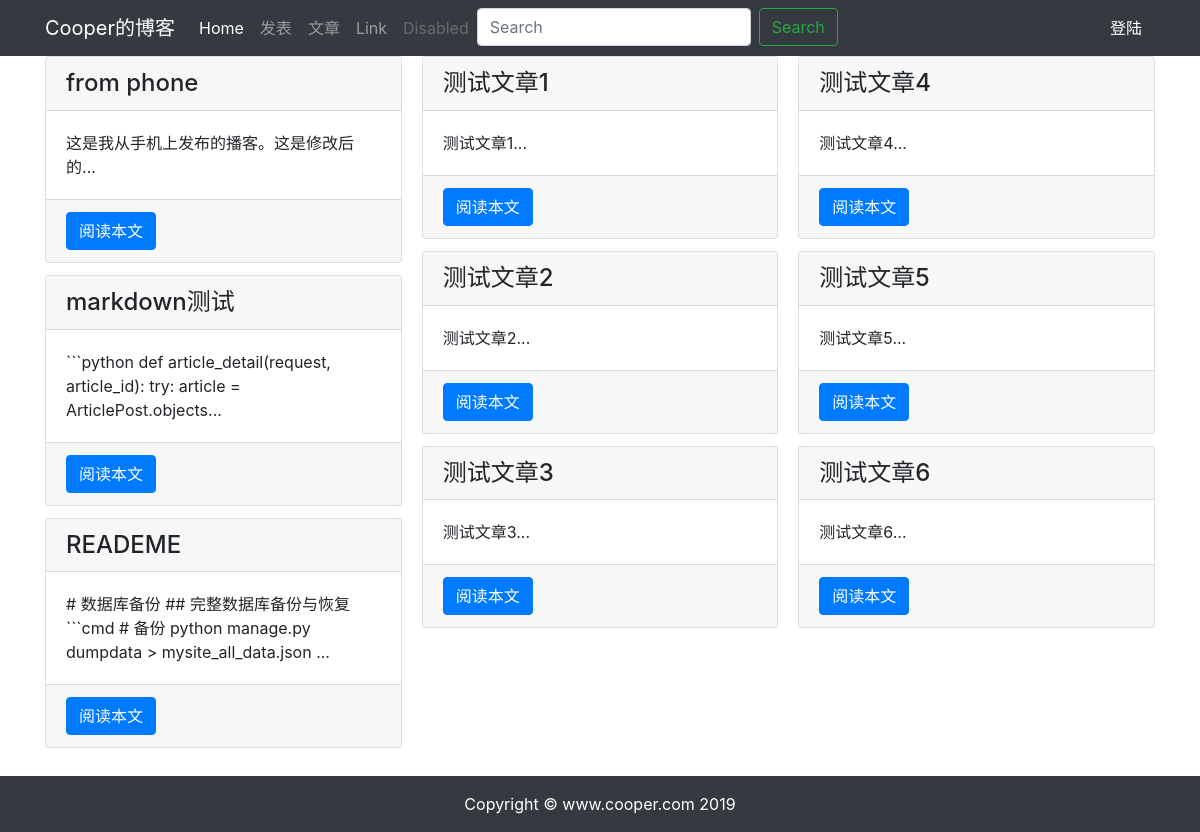
The app's page /article/, older data.
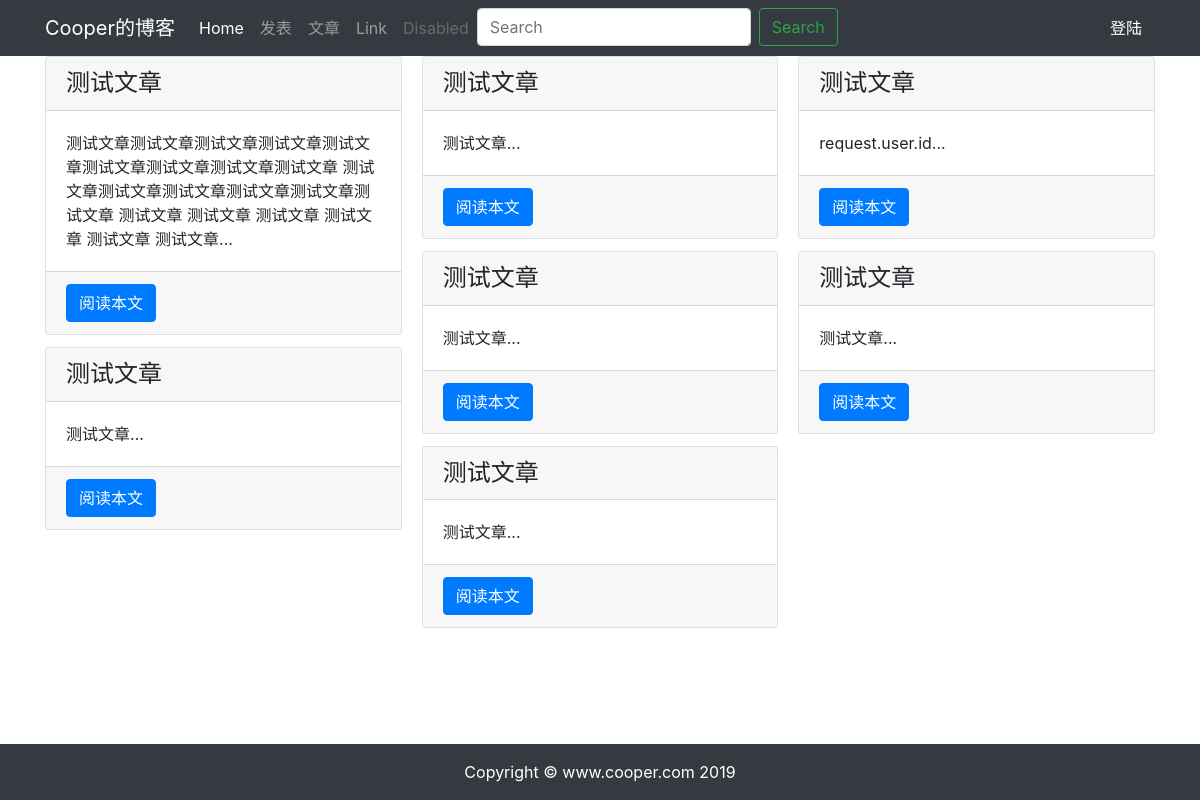
The same page, newer data.
### article/models.py (models this page shows, shortened)
class ArticlePost(models.Model):
    author = models.ForeignKey(User, on_delete=models.CASCADE)
    title = models.CharField(max_length=100)
    body = models.TextField()
    created = models.DateTimeField(default=timezone.now)
    updated = models.DateTimeField(auto_now=True)
    class Meta:
        ordering = ('-created',)
        verbose_name = '文章'
        verbose_name_plural = verbose_name

### article/views.py (the view)
# urls.py: path('', views.article_list, name='article_list'),
def article_list(request):
    articles = ArticlePost.objects.all()
    context = {'articles': articles}
    return render(request, 'article/list.html', context)

### templates/article/list.html (shortened to what this page needs)
{% extends "base.html" %}
{% load staticfiles %}
{% block content %}
    <div class="container">
        <div class="card-columns">
            {% for article in articles %}
                <div class="card">
                    <h4 class="card-header">{{ article.title }}</h4>
                    <div class="card-body ">
                        <p class="card-text ">{{ article.body|slice:'100' }}...</p>
                    </div>
                    <div class="card-footer">
                        <a href="{% url 'article:article_detail' article.id %}" class="btn btn-primary">阅读本文</a>
                    </div>
                </div>
            {% endfor %}
        </div>
    </div>
{% endblock content %}

### templates/base.html (shortened to what this page needs)
{% load staticfiles %}
<!DOCTYPE html>
<html lang="zh-cn">
<head>
    <link rel="stylesheet" href="{% static 'bootstrap/css/bootstrap.min.css' %}">
    <link rel="stylesheet" href="{% static 'md_css/monokai.css' %}">
</head>
<body>
{% include 'header.html' %}
{% block content %}{% endblock content %}
{% include 'footer.html' %}
</body>
</html>

### templates/header.html (shortened to what this page needs)
<nav class="navbar navbar-expand-lg navbar-dark bg-dark">
    <div class="container">
        <a class="navbar-brand" href="{% url 'article:article_list' %}">Cooper的博客</a>
        <div class="collapse navbar-collapse" id="navbarSupportedContent">
            <ul class="navbar-nav mr-auto">
                <li class="nav-item active">
                    <a class="nav-link" href="{% url 'article:article_list' %}">Home </a>
                </li>
                <li class="nav-item">
                    <a class="nav-link" href="{% url 'article:article_create' %}">发表</a>
                </li>
                <li class="nav-item">
                    <a class="nav-link" href="{% url 'article:article_list' %}">文章</a>
                </li>
                <li class="nav-item">
                    <a class="nav-link" href="#">Link</a>
                </li>
                <li class="nav-item">
                    <a class="nav-link disabled" href="#" tabindex="-1" aria-disabled="true">Disabled</a>
                </li>
                <li class="nav-item">
                    <form class="form-inline my-2 my-lg-0">
                        <input class="form-control mr-sm-2" type="search" placeholder="Search" aria-label="Search">
                        <button class="btn btn-outline-success my-2 my-sm-0" type="submit">Search</button>
                    </form>
                </li>
            </ul>
            {% if user.is_authenticated %}
                <div class="btn-group">
                    <a class="btn btn-dark btn-primary" role="button"
                       href={% url 'article:article_list' %}>{{ user.username }}的个人主页</a>
                    <button type="button" class="btn btn-dark dropdown-toggle dropdown-toggle-split"
                            data-toggle="dropdown" aria-haspopup="true" aria-expanded="false">
                        <span class="sr-only">Toggle Dropdown</span>
                    </button>
                    <div class="dropdown-menu dropdown-menu-right" aria-labelledby="navbarDropdown">
                        <a class="dropdown-item" href="#">Action1</a>
                        <a class="dropdown-item" href="#">Action2</a>
                        <a class="dropdown-item" href='{% url "userprofile:edit" user.id %}'>个人信息</a>
                        <a class="dropdown-item" href="#" onclick="user_delete()">删除用户</a>
                        <div class="dropdown-divider"></div>
                        <a class="dropdown-item" href='{% url "userprofile:logout" %}'>退出登录</a>
                    </div>
                </div>
            {% else %}
                <a class="btn btn-dark btn-primary" role="button" href={% url 'userprofile:login' %}>登陆</a>
            {% endif %}
        </div>
    </div>
</nav>

### templates/footer.html
{% load staticfiles %}
<div>
    <br><br><br>
</div>
<footer class="py-3 bg-dark fixed-bottom">
    <div class="container">
        <p class="m-0 text-center text-white">Copyright &copy; www.cooper.com 2019</p>
    </div>
</footer>

Row changes from the older to the newer data that the page shows:
removed ArticlePost: title "from phone", body "这是我从手机上发布的播客。这是修改后的"
removed ArticlePost: title "markdown测试", body "```python def article_detail(request, article_id): try: article = ArticlePost.objects"
removed ArticlePost: title "READEME", body "# 数据库备份 ## 完整数据库备份与恢复 ```cmd # 备份 python manage.py dumpdata > mysite_all_data.json"
removed ArticlePost: title "测试文章1", body "测试文章1"
removed ArticlePost: title "测试文章2", body "测试文章2"
removed ArticlePost: title "测试文章3", body "测试文章3"
removed ArticlePost: title "测试文章4", body "测试文章4"
removed ArticlePost: title "测试文章5", body "测试文章5"
removed ArticlePost: title "测试文章6", body "测试文章6"
added ArticlePost: title "测试文章", body "测试文章测试文章测试文章测试文章测试文章测试文章测试文章测试文章测试文章 测试文章测试文章测试文章测试文章测试文章测试文章 测试文章 测试文章 测试文章 测试文章 测试文章 测试文章"
added ArticlePost: title "测试文章", body "测试文章"
added ArticlePost: title "测试文章", body "测试文章"
added ArticlePost: title "测试文章", body "测试文章"
added ArticlePost: title "测试文章", body "测试文章"
added ArticlePost: title "测试文章", body "request.user.id"
added ArticlePost: title "测试文章", body "测试文章"
